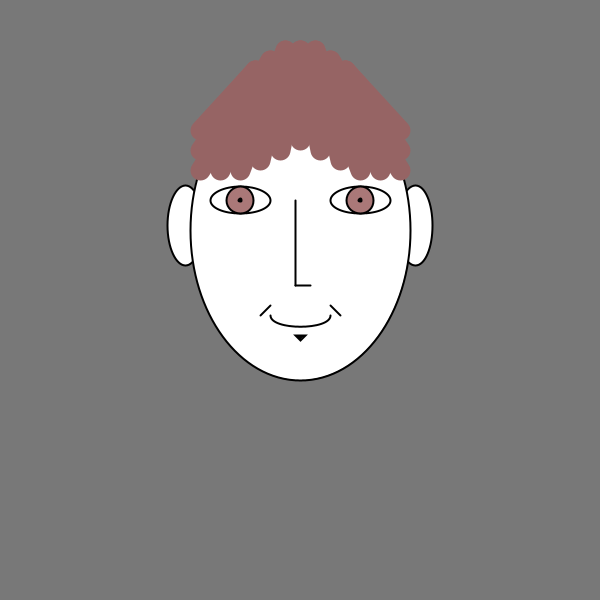
Frame 1 (no input)
Frame 60 (the mouse pressed at the canvas centre just before this capture): identical to frame 1, image omitted
Frame 120 (the mouse held since frame 60 and released just before this capture): identical to frame 1, image omitted

The Processing sketch that drew this single still picture (run headless with seeded random() and noise(); from frame 60 on, the mouse is pressed at the canvas centre):

// Processing sketch: processing_37788
// ── processing_37788.pde

/*****************************************
* Self portrait - static
* T Caulkins Sept 2011
*****************************************/

// declare your variables here

int xCenter = 300;
int yCenter = 300;
int xMirror= 60;
int xHairStart1 = xCenter;
int yHairStart1 = 70;
int xHairEnd1 = xCenter-140;
int yHairEnd1 = 170;

// setup() only happens once at the beginning of the sketch
void setup(){
// this is where you set the initial properties
size(600, 600);// size() should always go inside setup()
smooth();// smooth() usually only needs to go here
}

// draw() happens over and over and over
void draw(){
background(120, 120, 120, 150);// apply the background first
// now draw or evaluate anything you want

stroke(0); // Sets line value to black
strokeWeight(2); // Sets line width to 5 pixels

ellipseMode(CENTER);
fill(255);
//ears 
ellipse(xCenter - xMirror - 55, 225, 35, 80); // Large circle
ellipse(xCenter + xMirror + 55, 225, 35, 80); // Large circle
//head
fill(255);
ellipse(xCenter, 230, 220, 300);
//eyes
ellipse(xCenter - xMirror, 200, 60, 27); // Large circle
ellipse(xCenter + xMirror, 200, 60, 27); // Large circle
//iris
//fill(204);
fill(170, 120, 120, 255);

ellipse(xCenter - xMirror, 200, 27, 27); // Large circle
ellipse(xCenter + xMirror, 200, 27, 27); // Large circle
fill(1);
ellipse(xCenter - xMirror, 200, 3, 3); // Large circle
ellipse(xCenter + xMirror, 200, 3, 3); // Large circle

//nose
line(xCenter-5, 200, xCenter-5, 285 );
line(xCenter-5, 285, xCenter+10, 285 );
//mouth
line(xCenter-30, 305, xCenter-40, 315);
line(xCenter+30, 305, xCenter+40, 315);
fill(255);
bezier(xCenter-30, 315, xCenter-30, 330, xCenter+30, 330, xCenter+30, 315);
fill(1);
triangle(xCenter-5, 335, xCenter+5, 335, xCenter, 340 );
//hair
stroke(150, 100, 100); // Sets line value to black
strokeWeight(20); // Sets line width to 5 pixels

//line(xHairStart1-45, yHairStart1, xHairEnd1, yHairEnd1);
line(xHairStart1-45, yHairStart1, xHairEnd1+60, yHairEnd1-60);
line(xHairStart1-45, yHairStart1, xHairEnd1+40, yHairEnd1-40);
line(xHairStart1-45, yHairStart1, xHairEnd1+40, yHairEnd1-20);
line(xHairStart1-30, yHairStart1-10, xHairEnd1+40, yHairEnd1);
line(xHairStart1-30, yHairStart1-10, xHairEnd1+60, yHairEnd1);
line(xHairStart1-15, yHairStart1-20, xHairEnd1+80, yHairEnd1);
line(xHairStart1-15, yHairStart1-20, xHairEnd1+100, yHairEnd1-10);
line(xHairStart1, yHairStart1-20, xHairEnd1+120, yHairEnd1-20);
line(xHairStart1, yHairStart1-20, xHairEnd1+140, yHairEnd1-30);
line(xHairStart1, yHairStart1-20, xHairEnd1+160, yHairEnd1-20);
line(xHairStart1+15, yHairStart1-20, xHairEnd1+180, yHairEnd1-10);
line(xHairStart1+15, yHairStart1-20, xHairEnd1+200, yHairEnd1);
line(xHairStart1+30, yHairStart1-10, xHairEnd1+220, yHairEnd1);
line(xHairStart1+30, yHairStart1-10, xHairEnd1+240, yHairEnd1);
line(xHairStart1+45, yHairStart1, xHairEnd1+240, yHairEnd1-20);
line(xHairStart1+45, yHairStart1, xHairEnd1+240, yHairEnd1-40);
line(xHairStart1+45, yHairStart1, xHairEnd1+220, yHairEnd1-60);
//line(xHairStart1+45, yHairStart1, xHairEnd1+280, yHairEnd1);



}
